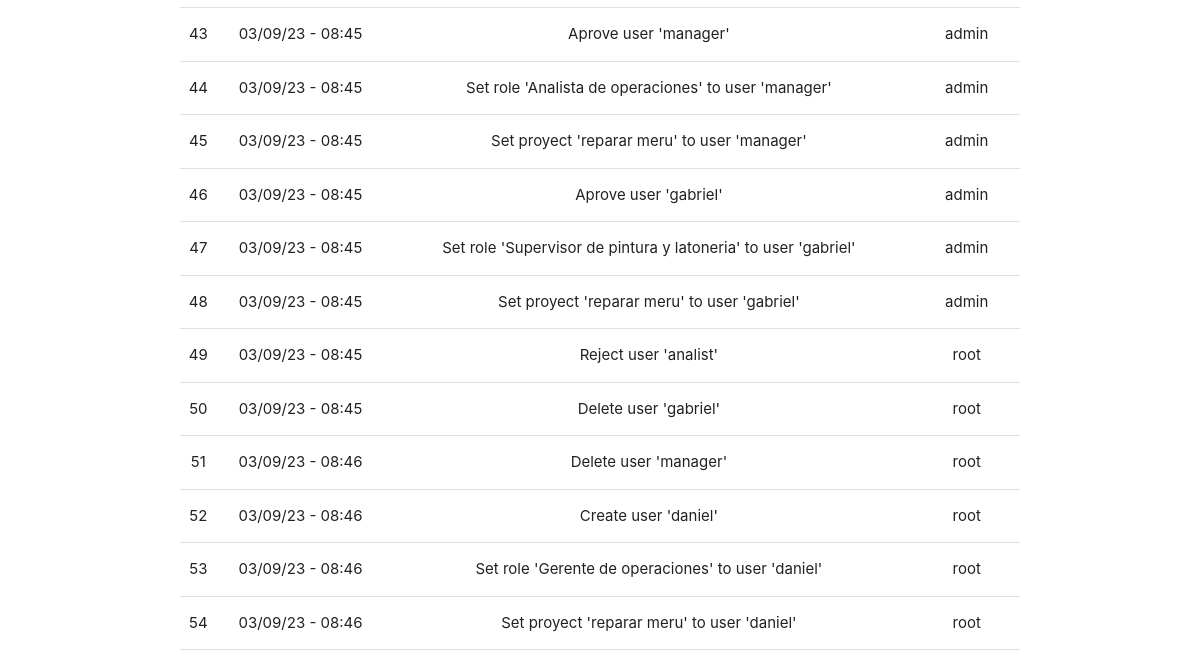
The app's page /logger (signed in, lower part), older data.
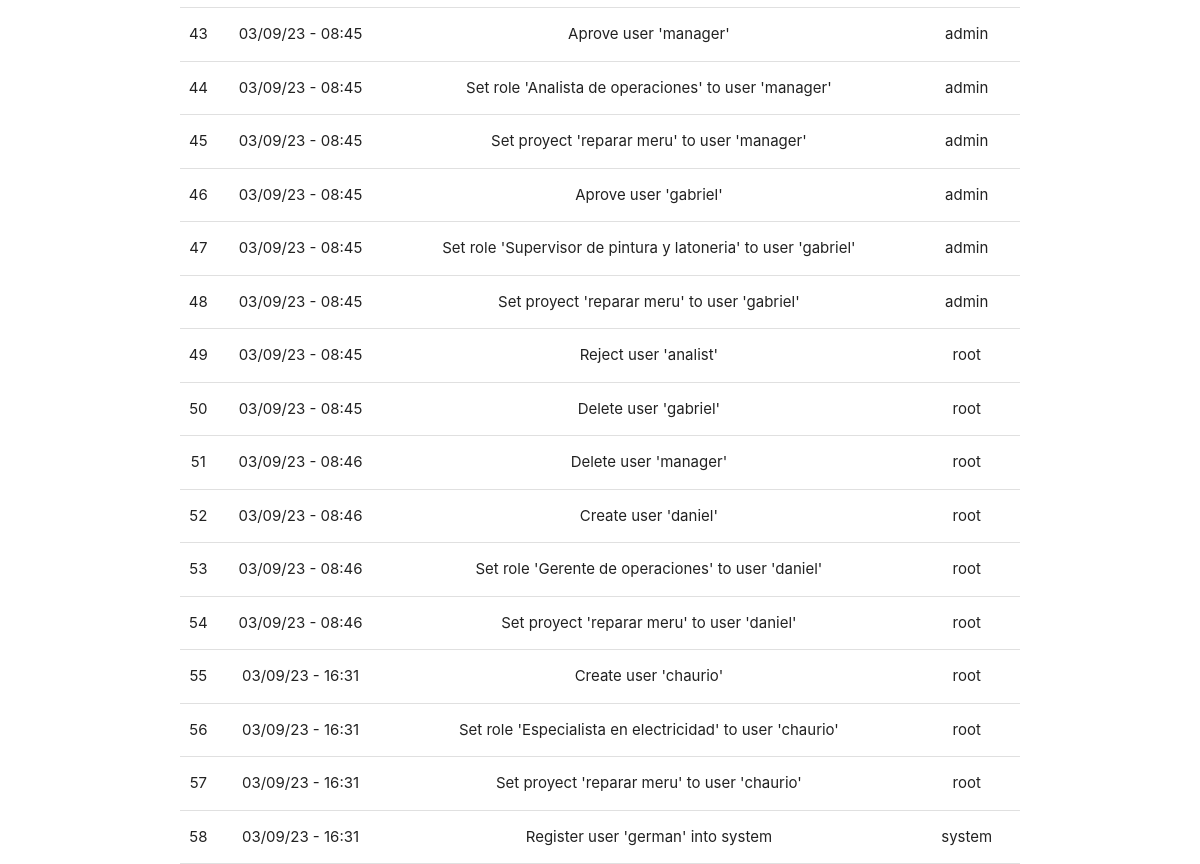
The same page, newer data.
### tables this page shows
CREATE TABLE logger (
    id INTEGER PRIMARY KEY AUTOINCREMENT,
    event TEXT NOT NULL,
    date TEXT NOT NULL,
    user TEXT NOT NULL
);

### app/logger.py (the view, shortened to what this page needs)
@bp.route('/logger', methods=('POST', 'GET'))
@login_required
def logger_index():
    db = get_db()
    logs = db.execute(
        'SELECT * FROM logger'
    ).fetchall()
    if g.user['roleId'] != 1:
        logs = db.execute(
            'SELECT * FROM logger WHERE user = ?',
            (g.user['username'],)
        ).fetchall()
    return render_template('index/logger/loggerIndex.html', logs = utilities.dataForLoggerTable(logs))

### app/auth.py (called while the page is built)
@bp.before_app_request
def load_logged_in_user():
    user_id = session.get('user_id')
    if user_id is None:
        g.user = None
    else:
        g.user = get_db().execute(
            "SELECT * FROM user WHERE id = ?",
            (user_id,)
        ).fetchone()

def login_required(view):
    @functools.wraps(view)
    def wrapped_view(**kwargs):
        if g.user is None:
            return redirect(url_for('auth.login'))
        return view(**kwargs)
    return wrapped_view

### app/db.py (called while the page is built)
def get_db():
    if 'db' not in g:
        g.db = sqlite3.connect(
            current_app.config['DATABASE'],
            detect_types = sqlite3.PARSE_DECLTYPES
        )
        g.db.row_factory = sqlite3.Row
    return g.db

### app/utilities.py (called while the page is built)
def dataForLoggerTable(logs):
    data = []
    for log in logs:
        data.append(
            {
                'id': log['id'],
                'date': log['date'],
                'event': log['event'],
                'user': log['user']
            }
        )
    return data

### app/templates/index/logger/loggerIndex.html (shortened to what this page needs)
{% extends 'base.html' %}
{% block content %}
<table class="centered">
  <tbody>
    {% for log in logs %}
      <tr>
        <td>{{ log['id'] }}</td>
        <td>{{ log['date'] }}</td>
        <td>{{ log['event'] }}</td>
        <td>{{ log['user'] }}</td>
       </tr>
     {% endfor %}
  </tbody>
</table>
{% endblock %}

Row changes from the older to the newer data that the page shows:
added logger: id "55", date "03/09/23 - 16:31", event "Create user 'chaurio'", user "root"
added logger: id "56", date "03/09/23 - 16:31", event "Set role 'Especialista en electricidad' to user 'chaurio'", user "root"
added logger: id "57", date "03/09/23 - 16:31", event "Set proyect 'reparar meru' to user 'chaurio'", user "root"
added logger: id "58", date "03/09/23 - 16:31", event "Register user 'german' into system", user "system"
